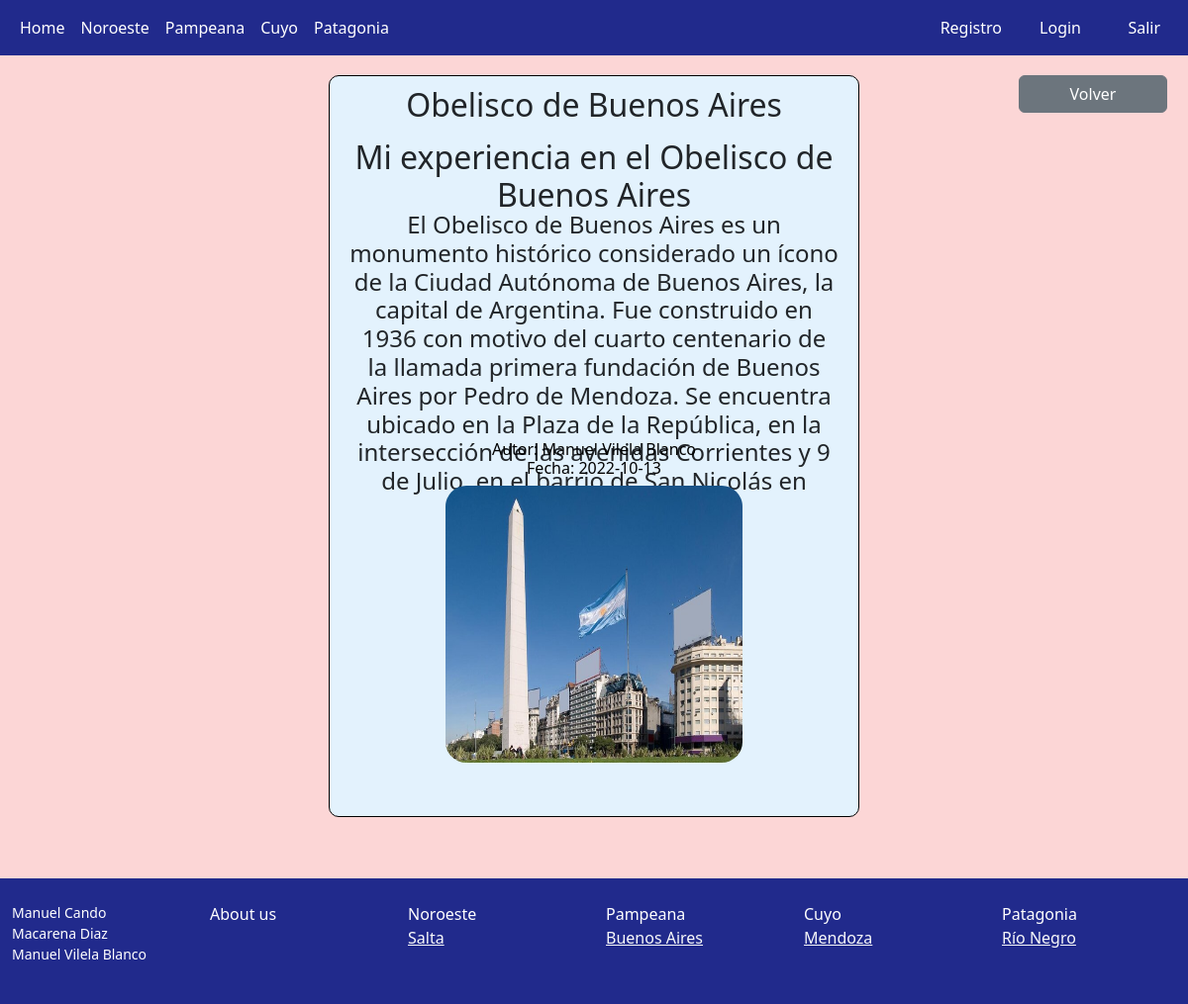
The page /pages/pampeana/buenosaires/leerblogBA/1/ on the database its author committed.
### Modelos/models.py (models this page shows)
class BlogsBuenosAires(models.Model):
    titulo = models.CharField(max_length=60)
    subtitulo = models.CharField(max_length=100)
    cuerpo = models.CharField(max_length=1000)
    autor = models.CharField(max_length=40)
    fecha = models.CharField(max_length=40)
    image = models.ImageField(upload_to='blogbuenosaires', null = True, blank = True)

### Modelos/views.py (the view)
# urls.py: path("pampeana/buenosaires/leerblogBA/<blogBA_id>/", leerblogBA),
def leerblogBA(request, blogBA_id):
    blog = BlogsBuenosAires.objects.get(id = blogBA_id)
    img = blog.image
    return render(request, "Pampeana/crud_buenosaires/leerblogBA.html", {"img":img, "blog":blog})

### Modelos/template/Pampeana/crud_buenosaires/leerblogBA.html (shortened to what this page needs)
{% extends "index.html" %}
{% load static %}
{% block contenido %}
<div class="flex-md-equal w-100 my-md-3 ps-md-3">
    <div class="me-md-3 pt-3 px-3 pt-md-1 px-md-5 text-center overflow-hidden" style="border-radius: 10px; position: relative; height: 800px">
        <a class="btn btn-secondary" style="width: 150px; position: absolute; right: 5px" href="/pages/pampeana/buenosaires/">Volver</a>
        <div style="background-color: #e3f2fd; margin: 0px auto;border: 1px solid black; border-radius: 10px; height: 750px; width:50%">
            <table style="padding: 10px; position: relative; width:30%">
                <h2 style="padding: 10px; height: 50px">{{blog.titulo}}</h2>
                <h2 style="padding: 5px; height: 50px">{{blog.subtitulo}}</h2>
                <h4 style="padding: 20px; height: 220px">{{blog.cuerpo}}</h4><br>
                <h6 style="color: black">Autor: {{blog.autor}}<br>Fecha: {{blog.fecha}}</h6>
                <img src="/media/{{img}}" style="width: 300px; height: 280px; border-radius: 21px">
            </table>
        </div>
    </div>
</div>
{% endblock %}

### rows shown on the page
BlogsBuenosAires: titulo "Obelisco de Buenos Aires", subtitulo "Mi experiencia en el Obelisco de Buenos Aires", cuerpo "El Obelisco de Buenos Aires es un monumento histórico considerado un ícono de la Ciudad Autónoma de Buenos Aires, la capital de Argentina. Fue construido en 1936 con motivo del cuarto centenario de la llamada primera fundación de Buenos Aires por Pedro de Mendoza. Se encuentra ubicado en la Plaza de la República, en la intersección de las avenidas Corrientes y 9 de Julio, en el barrio de San Nicolás en…", autor "Manuel Vilela Blanco", fecha "2022-10-13", image (picture)
